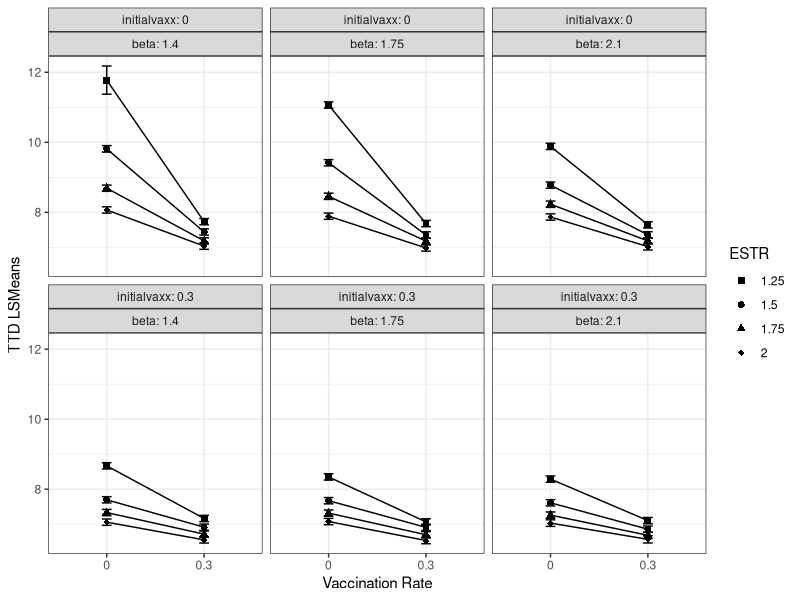

The R script that drew this image:
library(tidyverse)
library(emmeans)
library(car)

mod_sir <- function(ini,
                    N=100000,
                    x,
                    timestart=0,
                    timeend=12, #in weeks
                    dt=1,
                    tol=1e-9){
  sim <- unname(ini)
  
  cases <- matrix(nrow=length(seq(timestart,timeend,by=dt)),
                  ncol=length(ini))
  colnames(cases) <- names(ini)
  cases[1,] <- sim
  
  #probability of transitions from susceptible compartment
  for(t in 2:nrow(cases)){
    p_SI <- (1-exp(-(x$beta*sim[2] + 
                       x$betap*sim[3] + x$nu)))*(x$beta*sim[2])/(x$beta*sim[2] + 
                                                                   x$betap*sim[3] + x$nu)
    p_SIn <- (1-exp(-(x$beta*sim[2] + 
                        x$betap*sim[3] + x$nu)))*(x$betap*sim[3])/(x$beta*sim[2] + 
                                                                     x$betap*sim[3] + x$nu)
    p_SV <-  (1-exp(-(x$beta*sim[2] + 
                        x$betap*sim[3] + x$nu)))*(x$nu)/(x$beta*sim[2] + x$betap*sim[3] + x$nu)
    
    #probability of transitions from first infected compartment
    p_IR <- (1- exp(-(x$gamma+x$mu)))*(x$gamma/(x$gamma+x$mu))
    p_ID <- (1-exp(-(x$gamma+x$mu)))*(x$mu/(x$gamma+x$mu))
    
    #probability of transition from vaccinated compartment
    p_VIn <- 1-exp(-x$betap*sim[3])
    
    #probability of transition from recovered compartment
    p_RIn <- 1-exp(-x$betap*sim[3])
    
    #probability of transitions from second infected compartment
    p_InRn <- (1- exp(-(x$gammap+x$mu)))*(x$gammap/(x$gammap+x$mu))
    p_InD <- (1-exp(-(x$gammap+x$mu)))*(x$mu/(x$gammap+x$mu))
    
    
    #number of transitions
    #susceptible
    
    S_probs <- c(p_SI, p_SIn, p_SV, 1-sum(p_SI, p_SIn, p_SV))
    n_S <- as.numeric(rmultinom(1,round(N*sim[1]),prob=S_probs))
    
    #first strain
    I_probs <- c(p_IR,p_ID, (1-sum(p_IR,p_ID)))
    n_I <- as.numeric(rmultinom(1,round(N*sim[2]),prob=I_probs))
    
    #new strain
    In_probs <- c(p_InRn, p_InD, 1-sum(p_InRn, p_InD))
    n_In <- as.numeric(rmultinom(1,round(N*sim[3]),prob=In_probs))
    
    #vaccinated
    n_V <- rbinom(1,round(N*sim[4]),prob=p_VIn)
    
    #first recovered
    
    n_R <- rbinom(1,round(N*sim[5]),prob = p_RIn)
    
    #update sim
    change <-(1/N) * c(-sum(n_S[1:3]),
                       n_S[1]-sum(n_I),
                       n_S[2]+n_V+n_R - sum(n_In),
                       n_S[3] - n_V,
                       n_I[1] - n_R,
                       n_In[1],
                       n_I[2]+n_In[2])
    
    sim <- (sim + change)
    sim <- sim*(sim > tol)
    cases[t,] <- sim
  }
  cases  |> 
    as.data.frame() |> 
    mutate(time=seq(timestart,timeend,by=1)) |> 
    mutate(infected = i1+i2+0.000001,infprop1=i1/infected,infprop2=i2/infected) -> cases 
  
  return(cases)
}

tdom <- function(ini, x, timestart=0, timeend=10){
  trun <- tryCatch({mod_sir(ini=ini,
                            x=x,
                            timestart=timestart,
                            timeend = timeend)},
                   error=function(e){
                     return(data.frame(infprop1=0,infprop2=0))
                   },
                   warning=function(w){
                     return(data.frame(infprop1=0,infprop2=0))
                   }
                   
  )
  
  if(tail(trun$infprop2,1) <=0.5 | max(trun$infprop2) <=0.5){
    tdominance <- NA #never dominates
  }
  else{
    #initialize the logistic model using logit transformed model estimates
    coef(lm(logit(infprop2)~time,data=trun)) |> unname()->tcoeffs
    
    phi_2 <- tcoeffs[1]
    phi_3<- tcoeffs[2]
    
    # logisticmodel <- nls(infprop2~phi1/(1+exp(-(phi2+phi3*time))),
    #                      start=list(phi1=1,phi2=phi_2, phi3=phi_3), 
    #                      data=trun,
    #                      trace=F,
    #                      control=list(maxiter=500))
    # 
    # phi1 <- coef(logisticmodel)[1] |> unname()
    # phi2 <- coef(logisticmodel)[2] |> unname()
    # phi3 <- coef(logisticmodel)[3] |> unname()
    # tdominance <- (-1/phi3) * (phi2 + log(2*phi1-1))
    logisticmodel <- tryCatch({nls(infprop2~SSlogis(time,Asym=1,xmid,scal),
                                   data=trun,
                                   control=list(maxiter=500))},
                              error=function(e){
                                # print(paste("infected probability is ",max(trun$infprop2),", ",tail(trun$infprop2,1)))
                                #rerun with an experimental growth curve
                                rerun <- lm(log(infprop2)~time,
                                            data=trun)
                                
                                return((log(0.5)- coef(rerun)[1])/coef(rerun)[2])
                              },
                              warning=function(w){
                                rerun <- lm(log(infprop2)~time,
                                            data=trun)
                                
                                return((log(0.5)- coef(rerun)[1])/coef(rerun)[2])                         }
                              
    )
    tdominance <- ifelse(is.numeric(logisticmodel),logisticmodel,coef(logisticmodel)[2])
  }  
  tdominance
}


#ORIGINAL STRAIN COULD BE gamma =0.7, gammap = 0.7
gamma <- 0.7
gammap <- 0.7
betaset <- c(1.4,1.75,2.1)
betapset <- c(1.25,1.5,1.75,2) #multiple of betaset
initial_recovered <- 0.01 #approximation
initial_infected <- 0.01 #loosely based on data
vaxxrateset <- c(0,0.3)
nuset <- c(0, 0.3)
muset <- c(0)
nsims <-20

sim_array <- expand.grid(1:nsims,
                         betaset,
                         betapset,
                         gamma,
                         gammap,
                         vaxxrateset,
                         initial_recovered,
                         initial_infected,
                         nuset,
                         muset) |> as.data.frame()
names(sim_array) <- c("SimNumber",
                      "beta",
                      "betap",
                      "gamma",
                      "gammap",
                      "vaxrate",
                      "ini_recovered",
                      "ini_infected",
                      "nu",
                      "mu")

#experiment function
exp_trun <- function(x1,timestart=0,timeend=12){
  x1 |> unname() |> as.numeric()->x1
  #initial recovered is 1%
  initial_recovered <- x1[7]
  #initial infected based on population
  initial_infected <- x1[8]
  #vaccination rate
  vaxrate <- x1[6]
  
  x <-list(beta=x1[2], 
           betap=x1[3]*x1[2],
           gamma=x1[4], 
           gammap=x1[5],
           nu=x1[9], 
           mu=x1[10]) #no birth and vaccination
  
  ini <- c(s=1-vaxrate-initial_infected-initial_recovered,
           i1=0.99*initial_infected,
           i2=0.01*initial_infected,
           v=vaxrate,
           r1=initial_recovered,
           r2=0,
           d=0)
  tdom(ini=ini,x=x,timestart=timestart,timeend=timeend)-> tdominance
  tdominance
}



rm(expresults)
sim_array |> rowwise() |> 
  mutate(tdom = exp_trun(c(SimNumber,beta,betap,gamma,gammap,vaxrate,
                           ini_recovered,ini_infected,nu,mu))) |>  ungroup()|> 
  mutate_at(vars(beta,betap,gamma,gammap,vaxrate,
                 ini_recovered,ini_infected,nu,mu),factor)-> expresults


expresults |>  group_by(beta,betap,gamma,gammap,vaxrate,
                        ini_recovered,ini_infected,nu,mu) |>
  mutate(nondom=ifelse(is.na(tdom),1,0)) |>
  summarise(mean=mean(tdom,na.rm=T),sd=sd(tdom,na.rm=T),max=max(tdom,na.rm=T),min=min(tdom,na.rm=T),
            prop_nondom=sum(nondom,na.rm=T)/n(),median=quantile(tdom,0.50,na.rm=T)) ->sumstats

sumstats |> View()

#did not dominate within 3 months
sumstats |> filter(mean > 12) |> ungroup() |> 
  arrange(desc(prop_nondom)) |>
  select(beta,betap,nu,vaxrate,prop_nondom,mean) |> 
  View()
mod1 <- lm(tdom~beta*betap*vaxrate*nu,data=expresults,contrasts = list(beta=contr.SAS,
                                                                       betap=contr.SAS,
                                                                       nu=contr.SAS))


# mod1 <- lm(tdom~beta*betap*vaxrate*nu*mu,data=expresults,contrasts = list(beta=contr.SAS,
#                                                                betap=contr.SAS,
#                                                                nu=contr.SAS))
mod1 |> aov() |> summary()
emmeans(mod1,~nu*beta*betap*vaxrate)
emmeans(mod1,pairwise~nu|beta*betap*vaxrate,adjust="tukey")

# emmeans(mod1,pairwise~mu|beta*betap*vaxrate*nu,adjust="tukey")


#analyzing without non-dominating runs:

expresults |> filter(tdom !=100) ->expresults_dom



expresults_dom |>  group_by(beta,betap,gamma,gammap,vaxrate,
                            ini_recovered,ini_infected,nu,mu) |>
  summarise(mean=mean(tdom),sd=sd(tdom),max=max(tdom),min=min(tdom),
            median=quantile(tdom,0.50)) ->sumstats_dom
sumstats_dom 

mod1_dom <- lm(tdom~beta*betap*vaxrate/nu,data=expresults_dom,contrasts = list(beta=contr.SAS,
                                                                               betap=contr.SAS,
                                                                               nu=contr.SAS))

# mod1_dom <- lm(tdom~beta*betap*vaxrate/nu*mu,data=expresults_dom,contrasts = list(beta=contr.SAS,
#                                                                            betap=contr.SAS,
#                                                                            nu=contr.SAS))

mod1_dom |> aov() |> summary()
eff_size(emmeans(mod1_dom,pairwise~betap|beta*vaxrate,adjust="tukey"),
         sigma=sigma(mod1_dom),
         edf=df.residual(mod1_dom))


mod1_dom |> aov() |> summary()
emmeans(mod1_dom,~beta*betap*vaxrate/nu) |>  as.data.frame() |> rename(initialvaxx=vaxrate) |>
  ggplot(aes(x=as.factor(nu),y=emmean, group=betap, shape=betap)) + 
  facet_wrap(~initialvaxx + beta,nrow=2, labeller = label_both) + 
  theme_bw()+
  geom_point(size=2) + geom_line()+ geom_errorbar(aes(ymin=lower.CL,ymax=upper.CL, width=0.1))+
  scale_shape_manual(values=c(15,16,17,18,25))+
  ylab("TTD LSMeans") + xlab("Vaccination Rate") + labs(shape="ESTR") ->lsmeansplot
  ggsave(lsmeansplot,filename="lsmeans.png", width=6, height=4, units="in")
# emmeans(mod1_dom,~beta*betap*vaxrate/mu)

emmeans(mod1_dom,pairwise~nu|beta*betap*vaxrate,adjust="tukey")
# emmeans(mod1_dom,pairwise~mu|beta*betap*vaxrate,adjust="tukey")
emmeans(mod1_dom,pairwise~betap|beta*vaxrate,adjust="tukey")
